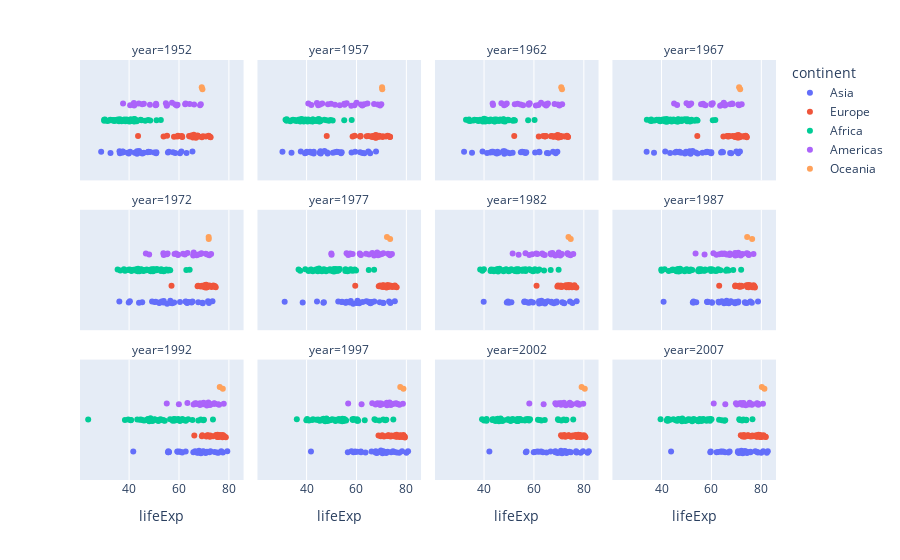

Here is the notebook cell this chart was saved with:
### Code cell
px.strip(df, x="lifeExp", color="continent", hover_name="country", facet_col="year", facet_col_wrap=4)
